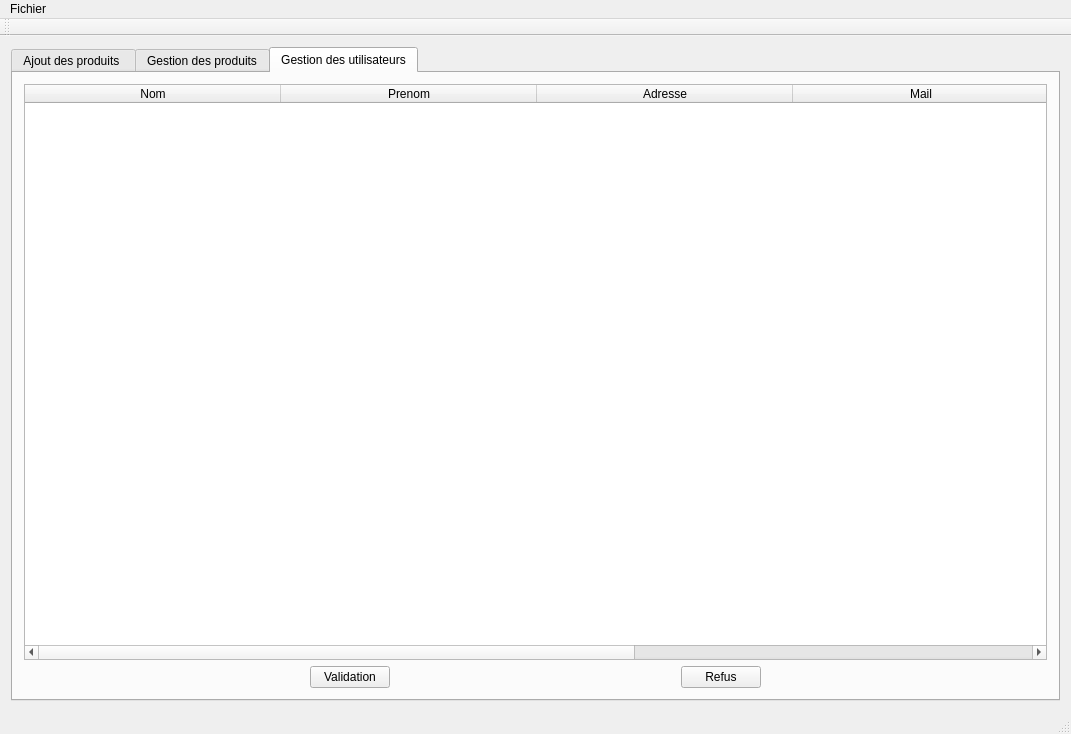
<?xml version="1.0" encoding="UTF-8"?>
<ui version="4.0">
 <class>MainWindow</class>
 <widget class="QMainWindow" name="MainWindow">
  <property name="geometry">
   <rect>
    <x>0</x>
    <y>0</y>
    <width>1071</width>
    <height>734</height>
   </rect>
  </property>
  <property name="windowTitle">
   <string>Application New World</string>
  </property>
  <widget class="QWidget" name="centralWidget">
   <layout class="QVBoxLayout" name="verticalLayout_5">
    <item>
     <widget class="QTabWidget" name="tabWidget">
      <property name="minimumSize">
       <size>
        <width>0</width>
        <height>650</height>
       </size>
      </property>
      <property name="currentIndex">
       <number>2</number>
      </property>
      <widget class="QWidget" name="tab">
       <attribute name="title">
        <string>Ajout des produits </string>
       </attribute>
       <layout class="QVBoxLayout" name="verticalLayout_2">
        <item>
         <widget class="QTableWidget" name="tableWidgetProduit">
          <property name="editTriggers">
           <set>QAbstractItemView::NoEditTriggers</set>
          </property>
          <property name="dragDropOverwriteMode">
           <bool>false</bool>
          </property>
          <property name="selectionMode">
           <enum>QAbstractItemView::SingleSelection</enum>
          </property>
          <property name="selectionBehavior">
           <enum>QAbstractItemView::SelectRows</enum>
          </property>
          <attribute name="horizontalHeaderCascadingSectionResizes">
           <bool>false</bool>
          </attribute>
          <attribute name="horizontalHeaderDefaultSectionSize">
           <number>230</number>
          </attribute>
          <attribute name="horizontalHeaderStretchLastSection">
           <bool>true</bool>
          </attribute>
          <column>
           <property name="text">
            <string>Produit</string>
           </property>
          </column>
          <column>
           <property name="text">
            <string>Rayon</string>
           </property>
          </column>
          <column>
           <property name="text">
            <string>Type Produit</string>
           </property>
          </column>
          <column>
           <property name="text">
            <string>Unites Mesure</string>
           </property>
          </column>
          <column>
           <property name="text">
            <string>Description</string>
           </property>
          </column>
         </widget>
        </item>
        <item>
         <layout class="QHBoxLayout" name="horizontalLayout_2">
          <item>
           <spacer name="horizontalSpacer_3">
            <property name="orientation">
             <enum>Qt::Horizontal</enum>
            </property>
            <property name="sizeHint" stdset="0">
             <size>
              <width>40</width>
              <height>20</height>
             </size>
            </property>
           </spacer>
          </item>
          <item>
           <layout class="QVBoxLayout" name="verticalLayout">
            <item>
             <layout class="QHBoxLayout" name="horizontalLayout">
              <item>
               <spacer name="horizontalSpacer">
                <property name="orientation">
                 <enum>Qt::Horizontal</enum>
                </property>
                <property name="sizeHint" stdset="0">
                 <size>
                  <width>40</width>
                  <height>20</height>
                 </size>
                </property>
               </spacer>
              </item>
              <item>
               <widget class="QLabel" name="labelProduit">
                <property name="text">
                 <string>Produit</string>
                </property>
               </widget>
              </item>
              <item>
               <spacer name="horizontalSpacer_2">
                <property name="orientation">
                 <enum>Qt::Horizontal</enum>
                </property>
                <property name="sizeHint" stdset="0">
                 <size>
                  <width>40</width>
                  <height>20</height>
                 </size>
                </property>
               </spacer>
              </item>
             </layout>
            </item>
            <item>
             <layout class="QGridLayout" name="gridLayout">
              <item row="2" column="3">
               <spacer name="horizontalSpacer_8">
                <property name="orientation">
                 <enum>Qt::Horizontal</enum>
                </property>
                <property name="sizeHint" stdset="0">
                 <size>
                  <width>40</width>
                  <height>20</height>
                 </size>
                </property>
               </spacer>
              </item>
              <item row="2" column="4">
               <widget class="QLabel" name="labelImage">
                <property name="text">
                 <string>Image</string>
                </property>
               </widget>
              </item>
              <item row="5" column="0">
               <widget class="QLabel" name="labelUM">
                <property name="text">
                 <string>Unites Mesure</string>
                </property>
               </widget>
              </item>
              <item row="5" column="4">
               <widget class="QLabel" name="labelDescription">
                <property name="text">
                 <string>Description</string>
                </property>
               </widget>
              </item>
              <item row="5" column="1">
               <widget class="QComboBox" name="comboBoxUM"/>
              </item>
              <item row="0" column="1">
               <widget class="QComboBox" name="comboBoxRayon">
                <property name="minimumSize">
                 <size>
                  <width>150</width>
                  <height>0</height>
                 </size>
                </property>
               </widget>
              </item>
              <item row="2" column="5">
               <widget class="QLineEdit" name="lineEditImage"/>
              </item>
              <item row="5" column="5">
               <widget class="QLineEdit" name="lineEditDescription"/>
              </item>
              <item row="0" column="2">
               <widget class="QPushButton" name="pushButtonRayon">
                <property name="maximumSize">
                 <size>
                  <width>30</width>
                  <height>16777215</height>
                 </size>
                </property>
                <property name="text">
                 <string>...</string>
                </property>
               </widget>
              </item>
              <item row="0" column="4">
               <widget class="QLabel" name="labelNom">
                <property name="text">
                 <string>Categorie</string>
                </property>
               </widget>
              </item>
              <item row="2" column="1">
               <widget class="QComboBox" name="comboBoxType"/>
              </item>
              <item row="2" column="2">
               <widget class="QPushButton" name="pushButtonType">
                <property name="enabled">
                 <bool>false</bool>
                </property>
                <property name="maximumSize">
                 <size>
                  <width>30</width>
                  <height>16777215</height>
                 </size>
                </property>
                <property name="text">
                 <string>...</string>
                </property>
               </widget>
              </item>
              <item row="0" column="0">
               <widget class="QLabel" name="labelRayon">
                <property name="text">
                 <string>Rayon</string>
                </property>
               </widget>
              </item>
              <item row="2" column="0">
               <widget class="QLabel" name="labelType">
                <property name="text">
                 <string>Type</string>
                </property>
               </widget>
              </item>
              <item row="0" column="3">
               <spacer name="horizontalSpacer_7">
                <property name="orientation">
                 <enum>Qt::Horizontal</enum>
                </property>
                <property name="sizeHint" stdset="0">
                 <size>
                  <width>200</width>
                  <height>20</height>
                 </size>
                </property>
               </spacer>
              </item>
              <item row="5" column="3">
               <spacer name="horizontalSpacer_9">
                <property name="orientation">
                 <enum>Qt::Horizontal</enum>
                </property>
                <property name="sizeHint" stdset="0">
                 <size>
                  <width>40</width>
                  <height>20</height>
                 </size>
                </property>
               </spacer>
              </item>
              <item row="0" column="5">
               <widget class="QComboBox" name="comboBoxCategorie">
                <property name="minimumSize">
                 <size>
                  <width>150</width>
                  <height>0</height>
                 </size>
                </property>
                <property name="maximumSize">
                 <size>
                  <width>200</width>
                  <height>16777215</height>
                 </size>
                </property>
               </widget>
              </item>
              <item row="0" column="6">
               <widget class="QPushButton" name="pushButtonCategorie">
                <property name="enabled">
                 <bool>true</bool>
                </property>
                <property name="maximumSize">
                 <size>
                  <width>30</width>
                  <height>16777215</height>
                 </size>
                </property>
                <property name="text">
                 <string>...</string>
                </property>
               </widget>
              </item>
             </layout>
            </item>
           </layout>
          </item>
          <item>
           <widget class="QLabel" name="labelleImage">
            <property name="minimumSize">
             <size>
              <width>200</width>
              <height>100</height>
             </size>
            </property>
            <property name="text">
             <string/>
            </property>
           </widget>
          </item>
         </layout>
        </item>
        <item>
         <layout class="QHBoxLayout" name="horizontalLayout_3">
          <item>
           <spacer name="horizontalSpacer_5">
            <property name="orientation">
             <enum>Qt::Horizontal</enum>
            </property>
            <property name="sizeHint" stdset="0">
             <size>
              <width>40</width>
              <height>20</height>
             </size>
            </property>
           </spacer>
          </item>
          <item>
           <widget class="QPushButton" name="pushButtonProduit">
            <property name="enabled">
             <bool>false</bool>
            </property>
            <property name="text">
             <string>Ajouter Produit</string>
            </property>
            <property name="icon">
             <iconset resource="icons.qrc">
              <normaloff>:/usr/share/icons/Adwaita/16x16/emblems/emblem-default.png</normaloff>:/usr/share/icons/Adwaita/16x16/emblems/emblem-default.png</iconset>
            </property>
           </widget>
          </item>
          <item>
           <spacer name="horizontalSpacer_6">
            <property name="orientation">
             <enum>Qt::Horizontal</enum>
            </property>
            <property name="sizeHint" stdset="0">
             <size>
              <width>40</width>
              <height>20</height>
             </size>
            </property>
           </spacer>
          </item>
         </layout>
        </item>
       </layout>
      </widget>
      <widget class="QWidget" name="tab_3">
       <attribute name="title">
        <string>Gestion des produits</string>
       </attribute>
       <layout class="QVBoxLayout" name="verticalLayout_4">
        <item>
         <widget class="QTableWidget" name="tableWidgetProduit_2">
          <property name="editTriggers">
           <set>QAbstractItemView::NoEditTriggers</set>
          </property>
          <property name="dragDropOverwriteMode">
           <bool>false</bool>
          </property>
          <property name="selectionMode">
           <enum>QAbstractItemView::MultiSelection</enum>
          </property>
          <property name="selectionBehavior">
           <enum>QAbstractItemView::SelectRows</enum>
          </property>
          <attribute name="horizontalHeaderCascadingSectionResizes">
           <bool>false</bool>
          </attribute>
          <attribute name="horizontalHeaderDefaultSectionSize">
           <number>170</number>
          </attribute>
          <attribute name="horizontalHeaderStretchLastSection">
           <bool>true</bool>
          </attribute>
          <column>
           <property name="text">
            <string>Produit</string>
           </property>
          </column>
          <column>
           <property name="text">
            <string>Rayon</string>
           </property>
          </column>
          <column>
           <property name="text">
            <string>Type Produit</string>
           </property>
          </column>
          <column>
           <property name="text">
            <string>Unites Mesure</string>
           </property>
          </column>
          <column>
           <property name="text">
            <string>Description</string>
           </property>
          </column>
         </widget>
        </item>
        <item>
         <layout class="QHBoxLayout" name="horizontalLayout_5">
          <item>
           <spacer name="horizontalSpacer_12">
            <property name="orientation">
             <enum>Qt::Horizontal</enum>
            </property>
            <property name="sizeHint" stdset="0">
             <size>
              <width>40</width>
              <height>20</height>
             </size>
            </property>
           </spacer>
          </item>
          <item>
           <layout class="QVBoxLayout" name="verticalLayout_3">
            <item>
             <layout class="QHBoxLayout" name="horizontalLayout_6">
              <item>
               <spacer name="horizontalSpacer_13">
                <property name="orientation">
                 <enum>Qt::Horizontal</enum>
                </property>
                <property name="sizeHint" stdset="0">
                 <size>
                  <width>40</width>
                  <height>20</height>
                 </size>
                </property>
               </spacer>
              </item>
              <item>
               <widget class="QLabel" name="labelProduit_2">
                <property name="text">
                 <string>Produit</string>
                </property>
               </widget>
              </item>
              <item>
               <spacer name="horizontalSpacer_14">
                <property name="orientation">
                 <enum>Qt::Horizontal</enum>
                </property>
                <property name="sizeHint" stdset="0">
                 <size>
                  <width>40</width>
                  <height>20</height>
                 </size>
                </property>
               </spacer>
              </item>
             </layout>
            </item>
            <item>
             <layout class="QGridLayout" name="gridLayout_2">
              <item row="4" column="0">
               <widget class="QLabel" name="labelUM_2">
                <property name="text">
                 <string>Unites Mesure</string>
                </property>
               </widget>
              </item>
              <item row="4" column="3">
               <widget class="QLabel" name="labelDescription_2">
                <property name="text">
                 <string>Description</string>
                </property>
               </widget>
              </item>
              <item row="2" column="2">
               <spacer name="horizontalSpacer_15">
                <property name="orientation">
                 <enum>Qt::Horizontal</enum>
                </property>
                <property name="sizeHint" stdset="0">
                 <size>
                  <width>40</width>
                  <height>20</height>
                 </size>
                </property>
               </spacer>
              </item>
              <item row="2" column="3">
               <widget class="QLabel" name="labelImage_2">
                <property name="text">
                 <string>Image</string>
                </property>
               </widget>
              </item>
              <item row="0" column="0">
               <widget class="QLabel" name="labelRayon_2">
                <property name="text">
                 <string>Rayon</string>
                </property>
               </widget>
              </item>
              <item row="2" column="1">
               <widget class="QComboBox" name="comboBoxType_2"/>
              </item>
              <item row="4" column="1">
               <widget class="QComboBox" name="comboBoxUM_2"/>
              </item>
              <item row="0" column="3">
               <widget class="QLabel" name="labelNom_2">
                <property name="text">
                 <string>Categorie</string>
                </property>
               </widget>
              </item>
              <item row="0" column="1">
               <widget class="QComboBox" name="comboBoxRayon_2">
                <property name="minimumSize">
                 <size>
                  <width>150</width>
                  <height>0</height>
                 </size>
                </property>
               </widget>
              </item>
              <item row="2" column="4">
               <widget class="QLineEdit" name="lineEditImage_2"/>
              </item>
              <item row="0" column="4">
               <widget class="QComboBox" name="comboBoxCategorie_2">
                <property name="minimumSize">
                 <size>
                  <width>150</width>
                  <height>0</height>
                 </size>
                </property>
                <property name="maximumSize">
                 <size>
                  <width>200</width>
                  <height>16777215</height>
                 </size>
                </property>
               </widget>
              </item>
              <item row="2" column="0">
               <widget class="QLabel" name="labelType_2">
                <property name="text">
                 <string>Type</string>
                </property>
               </widget>
              </item>
              <item row="0" column="2">
               <spacer name="horizontalSpacer_16">
                <property name="orientation">
                 <enum>Qt::Horizontal</enum>
                </property>
                <property name="sizeHint" stdset="0">
                 <size>
                  <width>200</width>
                  <height>20</height>
                 </size>
                </property>
               </spacer>
              </item>
              <item row="4" column="2">
               <spacer name="horizontalSpacer_17">
                <property name="orientation">
                 <enum>Qt::Horizontal</enum>
                </property>
                <property name="sizeHint" stdset="0">
                 <size>
                  <width>40</width>
                  <height>20</height>
                 </size>
                </property>
               </spacer>
              </item>
              <item row="4" column="4">
               <widget class="QLineEdit" name="lineEditDescription_2"/>
              </item>
             </layout>
            </item>
           </layout>
          </item>
          <item>
           <spacer name="horizontalSpacer_18">
            <property name="orientation">
             <enum>Qt::Horizontal</enum>
            </property>
            <property name="sizeHint" stdset="0">
             <size>
              <width>40</width>
              <height>20</height>
             </size>
            </property>
           </spacer>
          </item>
         </layout>
        </item>
        <item>
         <layout class="QHBoxLayout" name="horizontalLayout_4">
          <item>
           <spacer name="horizontalSpacer_10">
            <property name="orientation">
             <enum>Qt::Horizontal</enum>
            </property>
            <property name="sizeHint" stdset="0">
             <size>
              <width>40</width>
              <height>20</height>
             </size>
            </property>
           </spacer>
          </item>
          <item>
           <widget class="QPushButton" name="pushButtonProduit_2">
            <property name="enabled">
             <bool>false</bool>
            </property>
            <property name="text">
             <string>Validation</string>
            </property>
            <property name="icon">
             <iconset resource="icons.qrc">
              <normaloff>:/usr/share/icons/Adwaita/16x16/emblems/emblem-default.png</normaloff>:/usr/share/icons/Adwaita/16x16/emblems/emblem-default.png</iconset>
            </property>
           </widget>
          </item>
          <item>
           <spacer name="horizontalSpacer_4">
            <property name="orientation">
             <enum>Qt::Horizontal</enum>
            </property>
            <property name="sizeHint" stdset="0">
             <size>
              <width>40</width>
              <height>20</height>
             </size>
            </property>
           </spacer>
          </item>
          <item>
           <widget class="QPushButton" name="pushBoutonModifier">
            <property name="enabled">
             <bool>false</bool>
            </property>
            <property name="text">
             <string>Modifier</string>
            </property>
           </widget>
          </item>
          <item>
           <spacer name="horizontalSpacer_19">
            <property name="orientation">
             <enum>Qt::Horizontal</enum>
            </property>
            <property name="sizeHint" stdset="0">
             <size>
              <width>40</width>
              <height>20</height>
             </size>
            </property>
           </spacer>
          </item>
          <item>
           <widget class="QPushButton" name="pushButtonGestSupprimer">
            <property name="enabled">
             <bool>false</bool>
            </property>
            <property name="text">
             <string>Supprimer</string>
            </property>
            <property name="icon">
             <iconset resource="icons.qrc">
              <normaloff>:/usr/share/icons/Adwaita/16x16/actions/edit-delete.png</normaloff>:/usr/share/icons/Adwaita/16x16/actions/edit-delete.png</iconset>
            </property>
           </widget>
          </item>
          <item>
           <spacer name="horizontalSpacer_11">
            <property name="orientation">
             <enum>Qt::Horizontal</enum>
            </property>
            <property name="sizeHint" stdset="0">
             <size>
              <width>40</width>
              <height>20</height>
             </size>
            </property>
           </spacer>
          </item>
         </layout>
        </item>
       </layout>
      </widget>
      <widget class="QWidget" name="tab_2">
       <attribute name="title">
        <string>Gestion des utilisateurs</string>
       </attribute>
       <layout class="QVBoxLayout" name="verticalLayout_11">
        <item>
         <layout class="QVBoxLayout" name="verticalLayout_10">
          <item>
           <widget class="QTableWidget" name="tableWidgetProduc">
            <property name="selectionBehavior">
             <enum>QAbstractItemView::SelectRows</enum>
            </property>
            <property name="showGrid">
             <bool>true</bool>
            </property>
            <attribute name="horizontalHeaderDefaultSectionSize">
             <number>256</number>
            </attribute>
            <attribute name="horizontalHeaderShowSortIndicator" stdset="0">
             <bool>false</bool>
            </attribute>
            <attribute name="horizontalHeaderStretchLastSection">
             <bool>true</bool>
            </attribute>
            <attribute name="verticalHeaderVisible">
             <bool>false</bool>
            </attribute>
            <attribute name="verticalHeaderMinimumSectionSize">
             <number>25</number>
            </attribute>
            <column>
             <property name="text">
              <string>Nom</string>
             </property>
            </column>
            <column>
             <property name="text">
              <string>Prenom</string>
             </property>
            </column>
            <column>
             <property name="text">
              <string>Adresse</string>
             </property>
            </column>
            <column>
             <property name="text">
              <string>Mail</string>
             </property>
            </column>
            <column>
             <property name="text">
              <string>id</string>
             </property>
            </column>
           </widget>
          </item>
          <item>
           <layout class="QHBoxLayout" name="horizontalLayout_13">
            <item>
             <spacer name="horizontalSpacer_20">
              <property name="orientation">
               <enum>Qt::Horizontal</enum>
              </property>
              <property name="sizeHint" stdset="0">
               <size>
                <width>40</width>
                <height>20</height>
               </size>
              </property>
             </spacer>
            </item>
            <item>
             <widget class="QPushButton" name="pushButtonValidProduc">
              <property name="text">
               <string>Validation</string>
              </property>
              <property name="icon">
               <iconset resource="icons.qrc">
                <normaloff>:/usr/share/icons/Adwaita/16x16/emblems/emblem-default.png</normaloff>:/usr/share/icons/Adwaita/16x16/emblems/emblem-default.png</iconset>
              </property>
             </widget>
            </item>
            <item>
             <spacer name="horizontalSpacer_21">
              <property name="orientation">
               <enum>Qt::Horizontal</enum>
              </property>
              <property name="sizeHint" stdset="0">
               <size>
                <width>40</width>
                <height>20</height>
               </size>
              </property>
             </spacer>
            </item>
            <item>
             <widget class="QPushButton" name="pushButtonRefus">
              <property name="text">
               <string>Refus</string>
              </property>
              <property name="icon">
               <iconset resource="icons.qrc">
                <normaloff>:/usr/share/icons/Adwaita/16x16/actions/edit-delete.png</normaloff>:/usr/share/icons/Adwaita/16x16/actions/edit-delete.png</iconset>
              </property>
             </widget>
            </item>
            <item>
             <spacer name="horizontalSpacer_22">
              <property name="orientation">
               <enum>Qt::Horizontal</enum>
              </property>
              <property name="sizeHint" stdset="0">
               <size>
                <width>40</width>
                <height>20</height>
               </size>
              </property>
             </spacer>
            </item>
           </layout>
          </item>
         </layout>
        </item>
       </layout>
      </widget>
     </widget>
    </item>
   </layout>
  </widget>
  <widget class="QMenuBar" name="menuBar">
   <property name="geometry">
    <rect>
     <x>0</x>
     <y>0</y>
     <width>1071</width>
     <height>27</height>
    </rect>
   </property>
   <widget class="QMenu" name="menuFichier">
    <property name="title">
     <string>Fichier</string>
    </property>
    <addaction name="action_Ouvrir"/>
    <addaction name="action_Savaugarder"/>
   </widget>
   <addaction name="menuFichier"/>
  </widget>
  <widget class="QToolBar" name="mainToolBar">
   <attribute name="toolBarArea">
    <enum>TopToolBarArea</enum>
   </attribute>
   <attribute name="toolBarBreak">
    <bool>false</bool>
   </attribute>
  </widget>
  <widget class="QStatusBar" name="statusBar"/>
  <action name="action_Ouvrir">
   <property name="text">
    <string>&amp;Ouvrir</string>
   </property>
  </action>
  <action name="action_Savaugarder">
   <property name="text">
    <string>&amp;Sauvegarder</string>
   </property>
  </action>
 </widget>
 <layoutdefault spacing="6" margin="11"/>
 <resources>
  <include location="icons.qrc"/>
 </resources>
 <connections/>
</ui>
